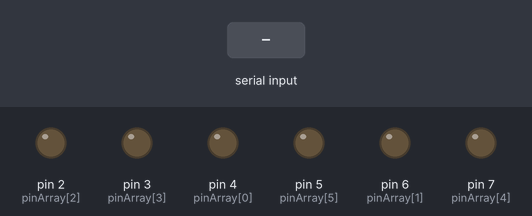
The sketch below on a simulated Arduino Uno, built with avr-gcc and run on an emulated ATmega328P. Parts: output pins drawn as LEDs (lit = HIGH). The inputs (shaded band) are chosen by the test bench.

Above: at 1.2 s.
1.3 s: "0" received over Serial
At 1.7 s:
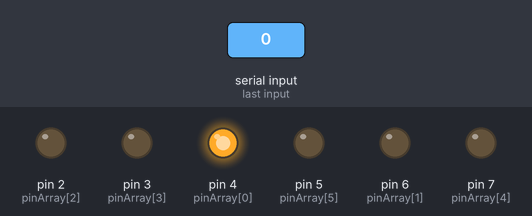
3.3 s: "1" received over Serial
At 3.6 s:
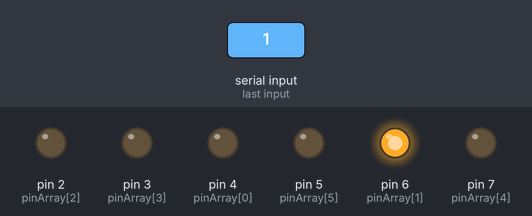
Timing chart, 0 to 6.3 s (numbered marks = the images above; inputs shaded):
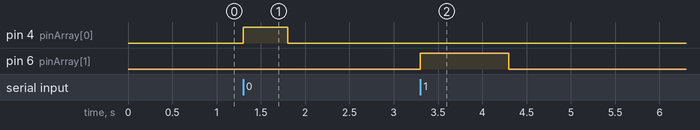

The sketch:

sketch_nov13b.ino
```cpp
int pinArray[] = {4, 6, 2, 3, 7, 5};
int timeOut[] = {500, 1000, 3000, 400, 1000, 600};

void setup() {
  // put your setup code here, to run once:
  Serial.begin(9600);
  for (int i = 0; i < 6; i++) {
    pinMode(pinArray[i], OUTPUT);
  }
}

void loop() {
  // put your main code here, to run repeatedly:
  if (Serial.available() > 0) {
    int data = Serial.read();
    switch (data) {
      case '0':
        digitalWrite(pinArray[0], HIGH);
        delay(timeOut[0]);
        digitalWrite(pinArray[0], LOW);
        break;
      case '1':
        digitalWrite(pinArray[1], HIGH);
        delay(timeOut[1]);
        digitalWrite(pinArray[1], LOW);
        break;
    }
  }
}
```

Measured:
- after the input at 1.3 s, pin 4 (pinArray[0]): LOW → HIGH at once, → LOW 0.50 s later
- after the input at 3.3 s, pin 6 (pinArray[1]): LOW → HIGH at once, → LOW 1.0 s later
